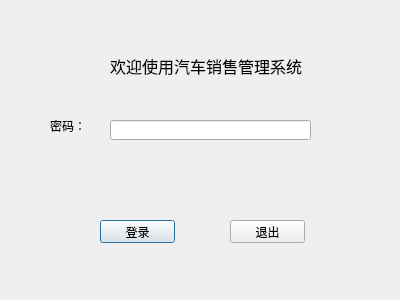
<?xml version="1.0" encoding="UTF-8"?>
<ui version="4.0">
 <class>LoginDialog</class>
 <widget class="QDialog" name="LoginDialog">
  <property name="geometry">
   <rect>
    <x>0</x>
    <y>0</y>
    <width>400</width>
    <height>300</height>
   </rect>
  </property>
  <property name="windowTitle">
   <string>Dialog</string>
  </property>
  <widget class="QLabel" name="label">
   <property name="geometry">
    <rect>
     <x>110</x>
     <y>50</y>
     <width>201</width>
     <height>31</height>
    </rect>
   </property>
   <property name="font">
    <font>
     <pointsize>12</pointsize>
    </font>
   </property>
   <property name="text">
    <string>欢迎使用汽车销售管理系统</string>
   </property>
  </widget>
  <widget class="QLabel" name="label_2">
   <property name="geometry">
    <rect>
     <x>50</x>
     <y>120</y>
     <width>54</width>
     <height>12</height>
    </rect>
   </property>
   <property name="text">
    <string>密码：</string>
   </property>
  </widget>
  <widget class="QPushButton" name="loginBtn">
   <property name="geometry">
    <rect>
     <x>100</x>
     <y>220</y>
     <width>75</width>
     <height>23</height>
    </rect>
   </property>
   <property name="text">
    <string>登录</string>
   </property>
  </widget>
  <widget class="QPushButton" name="quitBtn">
   <property name="geometry">
    <rect>
     <x>230</x>
     <y>220</y>
     <width>75</width>
     <height>23</height>
    </rect>
   </property>
   <property name="text">
    <string>退出</string>
   </property>
  </widget>
  <widget class="QLineEdit" name="pwdLineEdit">
   <property name="geometry">
    <rect>
     <x>110</x>
     <y>120</y>
     <width>201</width>
     <height>20</height>
    </rect>
   </property>
   <property name="echoMode">
    <enum>QLineEdit::Password</enum>
   </property>
  </widget>
 </widget>
 <resources/>
 <connections/>
</ui>
